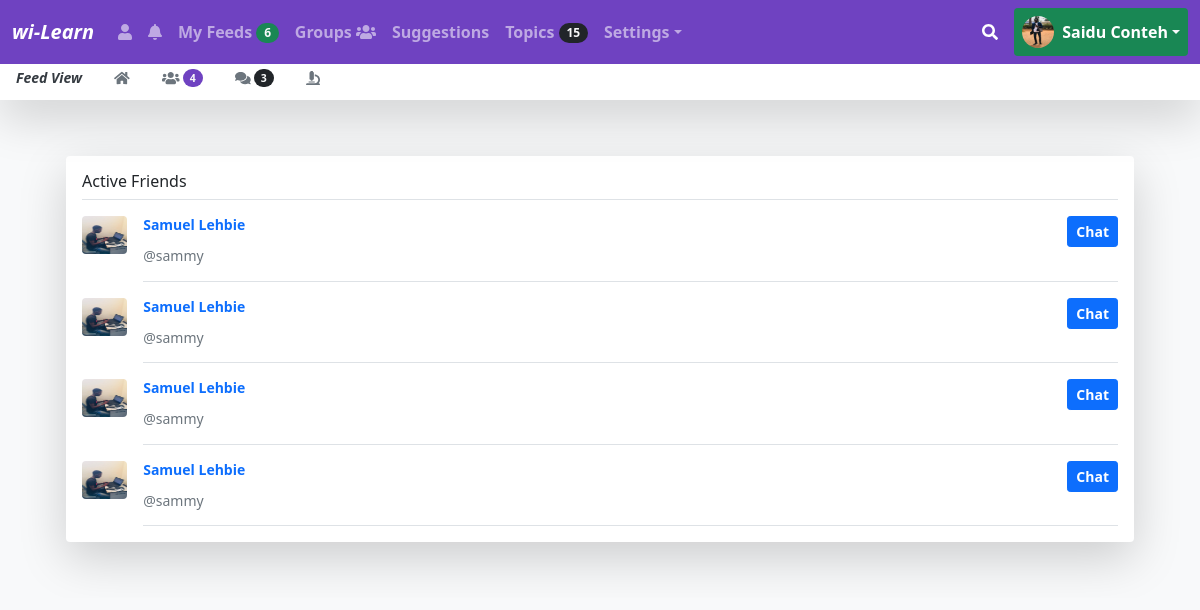
Page /users/user-friends.php (signed in) on the committed database.
### tables this page shows
CREATE TABLE IF NOT EXISTS `tblfriendrequest` (
  `friendrequestid` int(11) NOT NULL AUTO_INCREMENT,
  `outgoingsenderid` int(11) DEFAULT NULL,
  `incomingreceiverid` int(11) DEFAULT NULL,
  PRIMARY KEY (`friendrequestid`),
  KEY `outgoingsenderid` (`outgoingsenderid`),
  KEY `incomingreceiverid` (`incomingreceiverid`)
);

CREATE TABLE IF NOT EXISTS `tbluserregistration` (
  `userid` int(11) NOT NULL AUTO_INCREMENT,
  `username` varchar(20) NOT NULL,
  `firstname` varchar(50) DEFAULT NULL,
  `middlename` varchar(50) DEFAULT NULL,
  `lastname` varchar(50) DEFAULT NULL,
  `email` varchar(50) DEFAULT NULL,
  `gender` varchar(50) DEFAULT NULL,
  `dateofbirth` date DEFAULT NULL,
  `password` varchar(20) DEFAULT NULL,
  `photo` varchar(255) DEFAULT NULL,
  PRIMARY KEY (`userid`)
);

### users/user-friends.php (the view)
<?php include 'header.php';?>
<main class="container mt-3">
<div class="row">
<div class="col-md-12">
<div class="position-sticky" style="top: 2rem;">
        <div class="p-4 mb-3 bg-light rounded">
          <div class="my-3 p-3 bg-body rounded shadow-lg">
            <h6 class="border-bottom pb-2 mb-0">Active Friends</h6>
            <?php
include '../includes/config.php';
$userid = $_SESSION['userid'];
$friendviewquery = "SELECT * FROM tblfriendrequest JOIN tbluserregistration ON
tblfriendrequest.incomingreceiverid = tbluserregistration.userid WHERE
outgoingsenderid = '$userid'";
$friendviewqueryrun = mysqli_query($conn, $friendviewquery);
$friendviewqueryqueryrowcount = mysqli_num_rows($friendviewqueryrun);
if ($friendviewqueryqueryrowcount > 0) {
while ($friendviewquerystoreresult = mysqli_fetch_assoc($friendviewqueryrun))
{ ?>
            <div class="d-flex text-muted pt-3">
                <img class="me-3 rounded" src="../<?php echo $friendviewquerystoreresult['photo'];?>" alt="<?php echo $friendviewquerystoreresult['incomingreceiverid'];?>" width="48" height="38">
              <div class="pb-3 mb-0 small lh-sm border-bottom w-100">
                <div class="d-flex justify-content-between">
               <strong> <a href="friend-profile.php?viewfriendprofile=<?php echo $friendviewquerystoreresult['userid'];?>" class="text-decoration-none"><?php echo $friendviewquerystoreresult['firstname'].' '.$friendviewquerystoreresult['lastname'];?></a></strong>
                  <a href="#" class="text-decoration-none  fw-bold btn btn-primary btn-sm">Chat</a>
                </div>
                <span class="d-block"><?php echo $friendviewquerystoreresult['username'];?></span>
              </div>
            </div>
            <?php
   }
}?>
  </div>
</div>
</main>
<?php include 'footer.php';?>

### css/offcanvas.css (style rules this page uses)
html, body { overflow-x: hidden; }
body { padding-top: 56px; }

### rows in the picture
tblfriendrequest: tbluserregistration.photo (picture), tbluserregistration.firstname "Samuel", tbluserregistration.lastname "Lehbie", tbluserregistration.username "@sammy"
tblfriendrequest: tbluserregistration.photo (picture), tbluserregistration.firstname "Samuel", tbluserregistration.lastname "Lehbie", tbluserregistration.username "@sammy"
tblfriendrequest: tbluserregistration.photo (picture), tbluserregistration.firstname "Samuel", tbluserregistration.lastname "Lehbie", tbluserregistration.username "@sammy"
tblfriendrequest: tbluserregistration.photo (picture), tbluserregistration.firstname "Samuel", tbluserregistration.lastname "Lehbie", tbluserregistration.username "@sammy"

### other values in the picture
$feedsqueryrowcount "6"
$_SESSION['firstname'] "Saidu"
$_SESSION['lastname'] "Conteh"
$friendsqueryrowcount "4"
